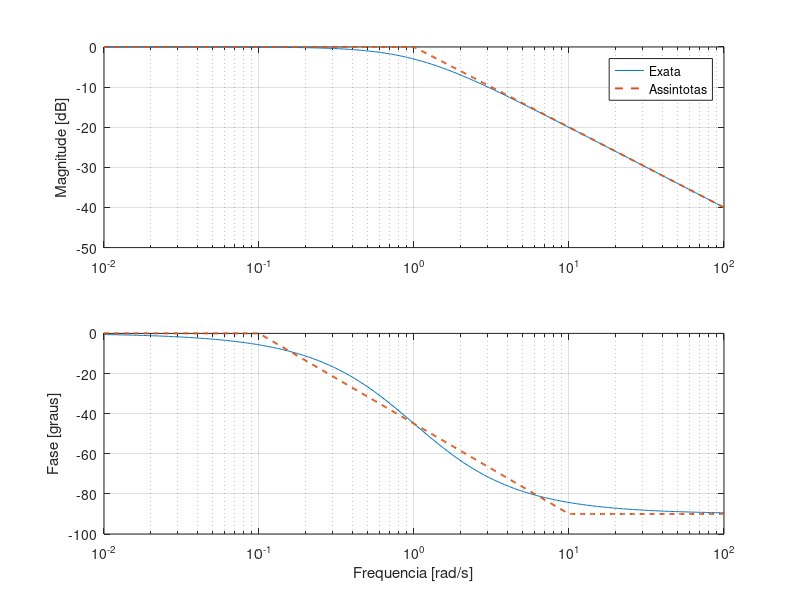
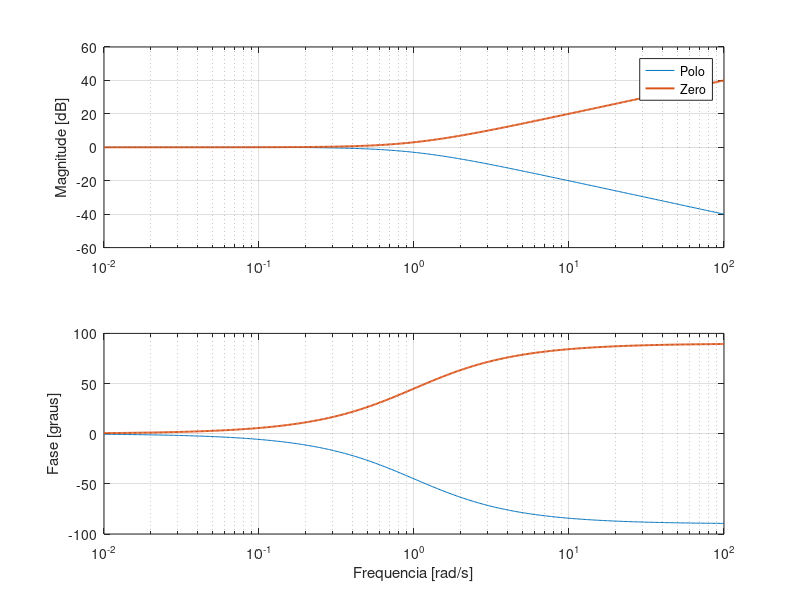

Write the MATLAB code that produced these figures, in order. (Note: this script raises an error after producing the figures.)
%% Aula 16 - Diagramas de Bode: fatores elementares
% MVO-20, 09/10/2026. Requer Control System Toolbox.
clear; close all; clc;
s = tf('s');
w = logspace(-2,2,501)';
Gp = 1/(1+s);
Hp = squeeze(freqresp(Gp,w)); Hp = Hp(:);
Hz = 1+1j*w;                    % avaliacao algebrica do fator improprio
Lint = -20*log10(w);
Lder = 20*log10(w);

%% Polo e zero reais
Lpas = zeros(size(w));
Lpas(w>1) = -20*log10(w(w>1));
phaseas = zeros(size(w));
mid = w>0.1 & w<10;
phaseas(mid) = -45*(1+log10(w(mid)));
phaseas(w>=10) = -90;
figure('Name','Polo real: exato e aproximado');
subplot(2,1,1);
semilogx(w,20*log10(abs(Hp)),w,Lpas,'--','LineWidth',1.4); grid on;
ylabel('Magnitude [dB]'); legend('Exata','Assintotas','Location','best');
subplot(2,1,2);
semilogx(w,rad2deg(angle(Hp)),w,phaseas,'--','LineWidth',1.4); grid on;
ylabel('Fase [graus]'); xlabel('Frequencia [rad/s]');
figure('Name','Polo e zero');
subplot(2,1,1);
semilogx(w,20*log10(abs(Hp)),w,20*log10(abs(Hz)),'LineWidth',1.4); grid on;
ylabel('Magnitude [dB]'); legend('Polo','Zero','Location','best');
subplot(2,1,2);
semilogx(w,rad2deg(angle(Hp)),w,rad2deg(angle(Hz)),'LineWidth',1.4); grid on;
ylabel('Fase [graus]'); xlabel('Frequencia [rad/s]');
assert(max(abs(20*log10(abs(Hp))+20*log10(abs(Hz)))) < 1e-10);

%% Unidades de bode e ponto de quebra
[mp,pp] = bode(Gp,1);
assert(abs(mp(1)-1/sqrt(2)) < 1e-12);
assert(abs(pp(1)+45) < 1e-10);
Gex = 10/(s+5);
Hex = evalfr(Gex,5j);
assert(abs(Hex-(1-1j)) < 1e-12);
fprintf('G=10/(s+5), w=5: %.6f dB, %.3f graus\n',...
    20*log10(abs(Hex)),rad2deg(angle(Hex)));

%% Par de polos normalizado
zetas = [0.2 0.6 1.0];
figure('Name','Segunda ordem');
for k = 1:numel(zetas)
    z = zetas(k);
    G2 = 1/(s^2+2*z*s+1);
    H2 = squeeze(freqresp(G2,w)); H2 = H2(:);
    assert(abs(abs(evalfr(G2,1j))-1/(2*z)) < 1e-12);
    subplot(2,1,1); hold on;
    semilogx(w,20*log10(abs(H2)),'LineWidth',1.4);
    subplot(2,1,2); hold on;
    semilogx(w,rad2deg(angle(H2)),'LineWidth',1.4);
end
subplot(2,1,1); set(gca,'XScale','log'); grid on;
ylabel('Magnitude [dB]'); legend('zeta=0.2','zeta=0.6','zeta=1');
subplot(2,1,2); set(gca,'XScale','log'); grid on;
ylabel('Fase [graus]'); xlabel('w/wn');
Gknown = 50/(s^2+6*s+25);
assert(abs(20*log10(abs(evalfr(Gknown,5j)))-20*log10(5/3)) < 1e-12);

%% Zero no semiplano direito: mesmo modulo, outra fase
Hzright = 1-1j*w;
assert(max(abs(abs(Hzright)-abs(Hz))) < 1e-12);
assert(max(abs(angle(Hzright)+angle(Hz))) < 1e-12);

%% Atividade de reconhecimento
F1 = 1/(1+s/4);
F4 = 100/(s^2+4*s+100);
assert(abs(rad2deg(angle(evalfr(F1,4j)))+45) < 1e-10);
assert(abs(abs(evalfr(F4,10j))-2.5) < 1e-12);
fprintf('F4 em wn: %.6f dB\n',20*log10(abs(evalfr(F4,10j))));

%% Preparacao para 13/10: conferir adicao de fatores
Gc = 10*(1+s/2)/(s*(1+s/10));
Hc = squeeze(freqresp(Gc,w)); Hc = Hc(:);
Lc = 20-20*log10(w)+10*log10(1+(w/2).^2)-10*log10(1+(w/10).^2);
pc = -90+rad2deg(atan(w/2))-rad2deg(atan(w/10));
assert(max(abs(Lc-20*log10(abs(Hc)))) < 1e-10);
assert(max(abs(pc-rad2deg(angle(Hc)))) < 1e-10);
disp('Verificacoes numericas da aula 16 concluidas.');
